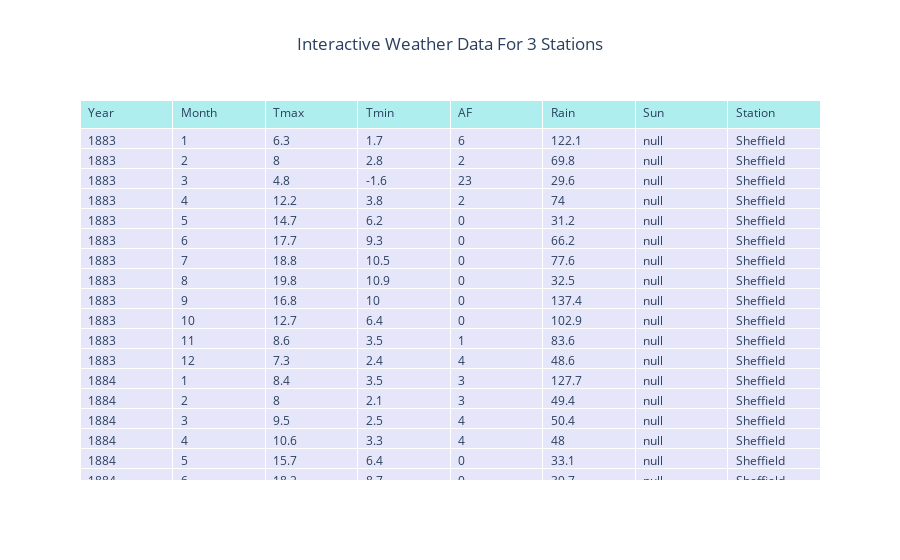

Notebook source saved alongside this figure:
### Code cell
import plotly.express as px
import plotly.graph_objects as go

# <iframe src="/Users/nat/Desktop/miner_strike_heatwave/code/output/met_office_table.html" width="100%" height="600"></iframe>

# Display interactive table using Plotly DataTable
fig = go.Figure(data=[
    go.Table(
        header=dict(values=list(all_data.columns), fill_color='paleturquoise', align='left'),
        cells=dict(values=[all_data[col] for col in all_data.columns], fill_color='lavender', align='left')
    )
])

fig.update_layout(title="Interactive Weather Data For 3 Stations", title_x=0.5)
fig.show()

# Save as HTML
fig.write_html("/Users/nat/Desktop/miner_strike_heatwave/code/output/met_office_table.html")

### Figure 1 — Plotly figure (JSON) as saved in the notebook; plotly's stock layout.template omitted (floating-point values rounded to 4 significant figures; data arrays with more than 128 entries replaced by an {"elided": "..."} marker saying what was removed)
{"data": [{"cells": {"align": "left", "fill": {"color": "lavender"}, "values": {"elided": "8x3172 mixed values"}}, "header": {"align": "left", "fill": {"color": "paleturquoise"}, "values": ["Year", "Month", "Tmax", "Tmin", "AF", "Rain", "Sun", "Station"]}, "type": "table"}], "layout": {"title": {"text": "Interactive Weather Data For 3 Stations", "x": 0.5}}}
